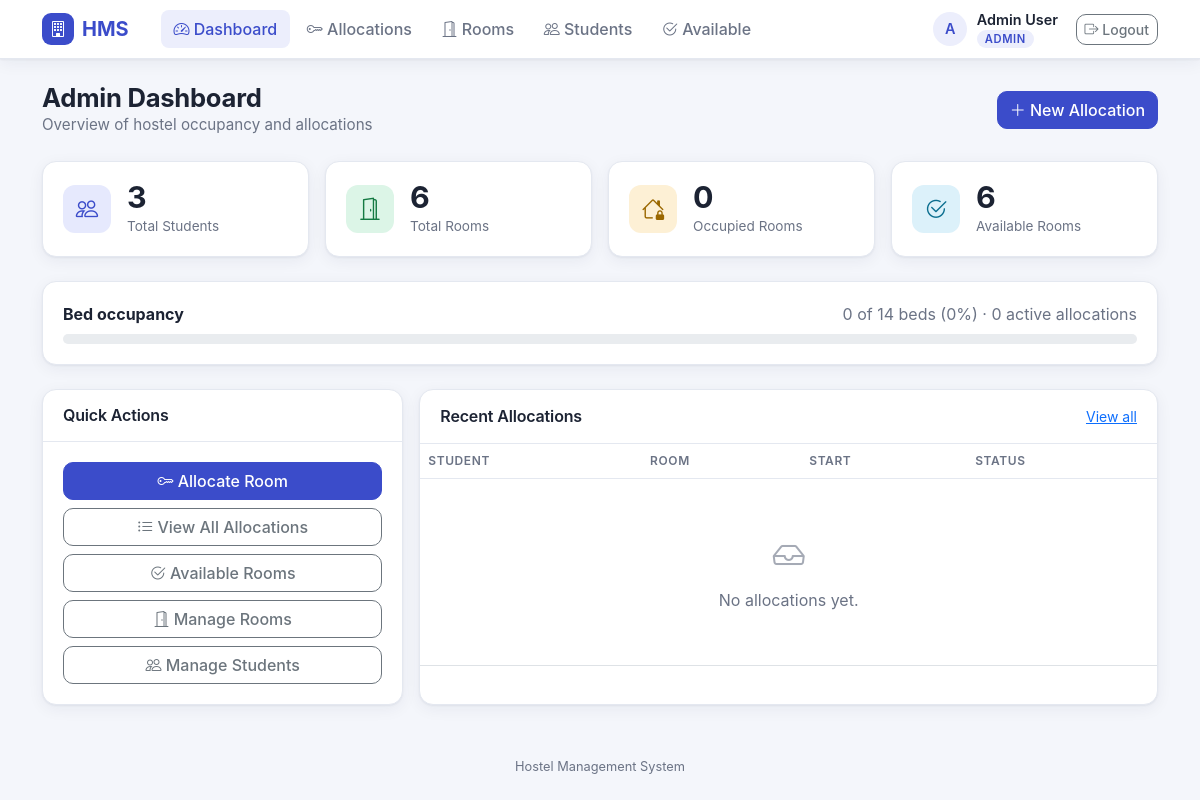
The page / (signed in) on the database its author committed.
### hms_app/models.py (models this page shows, shortened)
class User(db.Model):
    __tablename__ = 'users'
    user_id = db.Column(db.Integer, primary_key=True, autoincrement=True)
    name = db.Column(db.String(100), nullable=False)
    email = db.Column(db.String(120), unique=True, nullable=False)
    password_hash = db.Column(db.String(255), nullable=False)
    role = db.Column(db.String(20), nullable=False)  # 'admin', 'warden', 'student', 'accountant'
    created_at = db.Column(db.DateTime, default=datetime.utcnow)
    student_profile = db.relationship('Student', back_populates='user', uselist=False, cascade='all, delete-orphan')
    warden = db.relationship('Warden', backref='user', uselist=False, cascade='all, delete-orphan')
    admin = db.relationship('Admin', backref='user', uselist=False, cascade='all, delete-orphan')
    accountant = db.relationship('Accountant', backref='user', uselist=False, cascade='all, delete-orphan')
    def is_admin(self):
        return self.role == 'admin'

### hms_app/routes/main_routes.py (the view, shortened to what this page needs)
@main_bp.route('/')
@login_required
def dashboard():
    user = get_current_user()
    if not user:
        return redirect(url_for('auth.login'))
    if user.is_admin():
        stats = {
            'total_students': Student.query.count(),
            'total_rooms': Room.query.count(),
            'occupied_rooms': Room.query.filter(Room.occupied_beds > 0).count(),
            'available_rooms': Room.query.filter(Room.occupied_beds < Room.capacity, Room.status == 'available').count(),
            'active_allocations': RoomAllocation.query.filter_by(status='active').count(),
            'total_beds': db.session.query(db.func.coalesce(db.func.sum(Room.capacity), 0)).scalar(),
            'used_beds': db.session.query(db.func.coalesce(db.func.sum(Room.occupied_beds), 0)).scalar(),
        }
        recent = (RoomAllocation.query.order_by(RoomAllocation.allocation_id.desc()).limit(5).all())
        return render_template('dashboard_admin.html', stats=stats, recent=recent)
    elif user.is_warden():
        rooms = Room.query.join(HostelBlock).order_by(HostelBlock.name, Room.floor, Room.room_number).all()
        return render_template('dashboard_warden.html', rooms=rooms)
    elif user.is_accountant():
        return render_template('dashboard_accountant.html')
    flash('Your account role is not recognised.', 'error')
    return render_template('dashboard_message.html', user=user)

### hms_app/__init__.py (called while the page is built)
def create_app(config_class=Config):
    app = Flask(__name__,
                template_folder=os.path.join(os.path.dirname(__file__), 'templates'),
                static_folder=os.path.join(os.path.dirname(__file__), 'static'))
    app.config.from_object(config_class)
    db.init_app(app)
    csrf.init_app(app)
    from hms_app.routes.auth_routes import auth_bp
    from hms_app.routes.room_allocation_routes import room_alloc_bp
    from hms_app.routes.main_routes import main_bp
    app.register_blueprint(auth_bp)
    app.register_blueprint(room_alloc_bp)
    app.register_blueprint(main_bp)
    @app.context_processor
    def inject_user():
        return dict(current_user=get_current_user())
    with app.app_context():
        db.create_all()
        init_sample_data()
    return app

### hms_app/auth.py (called while the page is built)
def login_required(f):
    @wraps(f)
    def decorated_function(*args, **kwargs):
        if 'user_id' not in session:
            flash('Please log in to access this page.', 'error')
            return redirect(url_for('auth.login', next=request.full_path.rstrip('?')))
        return f(*args, **kwargs)
    return decorated_function

def get_current_user():
    if 'user_id' in session:
        return User.query.get(session['user_id'])
    return None

### hms_app/templates/dashboard_admin.html (shortened to what this page needs)
{% extends "base.html" %}
{% from "_macros.html" import stat, empty %}
{% block content %}
<div class="page-head">
    <div><h2>Admin Dashboard</h2><p class="sub">Overview of hostel occupancy and allocations</p></div>
    <a href="{{ url_for('room_allocation.create') }}" class="btn btn-primary"><i class="bi bi-plus-lg"></i> New Allocation</a>
</div>
<div class="row g-3 mb-4">
    <div class="col-6 col-lg-3">{{ stat('people', 'primary', stats.total_students, 'Total Students') }}</div>
    <div class="col-6 col-lg-3">{{ stat('door-open', 'success', stats.total_rooms, 'Total Rooms') }}</div>
    <div class="col-6 col-lg-3">{{ stat('house-lock', 'warning', stats.occupied_rooms, 'Occupied Rooms') }}</div>
    <div class="col-6 col-lg-3">{{ stat('check2-circle', 'info', stats.available_rooms, 'Available Rooms') }}</div>
</div>
{% set pct = (stats.used_beds / stats.total_beds * 100)|round|int if stats.total_beds else 0 %}
<div class="card mb-4"><div class="card-body">
    <div class="d-flex justify-content-between mb-2">
        <strong>Bed occupancy</strong>
        <span class="text-muted">{{ stats.used_beds }} of {{ stats.total_beds }} beds ({{ pct }}%) &middot; {{ stats.active_allocations }} active allocations</span>
    </div>
    <div class="progress" style="height:10px" role="progressbar" aria-label="Bed occupancy" aria-valuenow="{{ pct }}" aria-valuemin="0" aria-valuemax="100">
    </div>
</div></div>
<div class="row g-3">
    <div class="col-lg-4">
        <div class="card h-100">
            <div class="card-header"><h5>Quick Actions</h5></div>
            <div class="card-body">
                <div class="d-grid gap-2">
                    <a href="{{ url_for('room_allocation.create') }}" class="btn btn-primary"><i class="bi bi-key"></i> Allocate Room</a>
                    <a href="{{ url_for('room_allocation.index') }}" class="btn btn-outline-secondary"><i class="bi bi-list-ul"></i> View All Allocations</a>
                    <a href="{{ url_for('room_allocation.available_rooms') }}" class="btn btn-outline-secondary"><i class="bi bi-check2-circle"></i> Available Rooms</a>
                    <a href="{{ url_for('main.rooms_list') }}" class="btn btn-outline-secondary"><i class="bi bi-door-open"></i> Manage Rooms</a>
                    <a href="{{ url_for('main.students_list') }}" class="btn btn-outline-secondary"><i class="bi bi-people"></i> Manage Students</a>
                </div>
            </div>
        </div>
    </div>
    <div class="col-lg-8">
        <div class="card h-100">
            <div class="card-header d-flex justify-content-between align-items-center">
                <h5>Recent Allocations</h5>
                <a href="{{ url_for('room_allocation.index') }}" class="small">View all</a>
            </div>
            <div class="table-responsive">
                <table class="table table-hover">
                    <thead><tr><th>Student</th><th>Room</th><th>Start</th><th>Status</th></tr></thead>
                    <tbody>
                    {% for a in recent %}
                        <tr>
                            <td>{{ a.student.user.name }}</td>
                            <td>{{ a.room.block.name }} &middot; {{ a.room.room_number }}</td>
                            <td>{{ a.start_date }}</td>
                            <td><span class="badge bg-{{ 'success' if a.status == 'active' else 'secondary' }}">{{ a.status }}</span></td>
                        </tr>
                    {% else %}
                        <tr><td colspan="4">{{ empty('inbox', 'No allocations yet.') }}</td></tr>
                    {% endfor %}
                    </tbody>
                </table>
            </div>
        </div>
    </div>
</div>
{% endblock %}

### hms_app/templates/base.html (shortened to what this page needs)
<!DOCTYPE html>
<html lang="en">
<head>
    <link href="https://cdn.jsdelivr.net/npm/bootstrap@5.3.3/dist/css/bootstrap.min.css" rel="stylesheet">
    <link href="https://cdn.jsdelivr.net/npm/bootstrap-icons@1.11.3/font/bootstrap-icons.min.css" rel="stylesheet">
    <link href="{{ url_for('static', filename='css/hms.css') }}" rel="stylesheet">
</head>
<body>
    {% if current_user %}
    {% set ep = request.endpoint or '' %}
    <nav class="navbar navbar-expand-lg hms-nav">
        <div class="container">
            <a class="navbar-brand" href="{{ url_for('main.dashboard') }}">
                <span class="brand-mark"><i class="bi bi-building"></i></span> HMS
            </a>
            <div class="collapse navbar-collapse" id="mainNav">
                <ul class="navbar-nav me-auto ms-lg-3 gap-lg-1">
                    <li class="nav-item"><a class="nav-link {{ 'active' if ep == 'main.dashboard' }}" href="{{ url_for('main.dashboard') }}"><i class="bi bi-speedometer2"></i> Dashboard</a></li>
                    {% if current_user.role in ('admin', 'warden') %}
                    <li class="nav-item"><a class="nav-link {{ 'active' if ep.startswith('room_allocation.') and ep not in ('room_allocation.available_rooms', 'room_allocation.student_allocation') }}" href="{{ url_for('room_allocation.index') }}"><i class="bi bi-key"></i> Allocations</a></li>
                    <li class="nav-item"><a class="nav-link {{ 'active' if ep == 'main.rooms_list' }}" href="{{ url_for('main.rooms_list') }}"><i class="bi bi-door-open"></i> Rooms</a></li>
                    <li class="nav-item"><a class="nav-link {{ 'active' if ep == 'main.students_list' }}" href="{{ url_for('main.students_list') }}"><i class="bi bi-people"></i> Students</a></li>
                    {% endif %}
                    {% if current_user.role in ('admin', 'warden', 'student') %}
                    <li class="nav-item"><a class="nav-link {{ 'active' if ep == 'room_allocation.available_rooms' }}" href="{{ url_for('room_allocation.available_rooms') }}"><i class="bi bi-check2-circle"></i> Available</a></li>
                    {% endif %}
                </ul>
                <div class="user-chip">
                    <span class="avatar" aria-hidden="true">{{ current_user.name[:1]|upper }}</span>
                    <span class="d-flex flex-column lh-sm">
                        <span class="fw-semibold">{{ current_user.name }}</span>
                        <span><span class="role-pill">{{ current_user.role }}</span></span>
                    </span>
                    <a class="btn btn-outline-secondary btn-sm ms-2" href="{{ url_for('auth.logout') }}"><i class="bi bi-box-arrow-right"></i> Logout</a>
                </div>
            </div>
        </div>
    </nav>
    {% endif %}
    <main class="container py-4">
        {% block content %}{% endblock %}
    </main>
    <footer class="hms-foot">Hostel Management System</footer>
</body>
</html>

### hms_app/static/css/hms.css (style rules this page uses)
:root { --hms-bg:#f4f6fb; --hms-surface:#fff; --hms-ink:#1c2333; --hms-muted:#6b7385; --hms-line:#e4e8f0; --hms-brand:#3b4cca; --hms-brand-dark:#2a37a0; --hms-brand-soft:#eceefc; --hms-radius:14px; --hms-shadow:0 1px 2px rgba(20,28,60,.05),0 4px 16px rgba(20,28,60,.06); }
body { background:var(--hms-bg);color:var(--hms-ink);font-family:'Inter',system-ui,-apple-system,'Segoe UI',Roboto,sans-serif;min-height:100vh;display:flex;flex-direction:column }
main { flex:1 }
h1,h2,h3,h4,h5 { letter-spacing:-.01em }
.text-muted,.small-muted { color:var(--hms-muted)!important }
.hms-nav { background:var(--hms-surface);border-bottom:1px solid var(--hms-line);box-shadow:var(--hms-shadow) }
.hms-nav .navbar-brand { font-weight:700;color:var(--hms-brand);display:flex;align-items:center;gap:.5rem }
.hms-nav .brand-mark { width:32px;height:32px;border-radius:9px;background:var(--hms-brand);color:#fff;display:grid;place-items:center;font-size:1rem }
.hms-nav .nav-link { color:var(--hms-muted);font-weight:500;border-radius:8px;padding:.45rem .8rem!important }
.hms-nav .nav-link.active { color:var(--hms-brand);background:var(--hms-brand-soft) }
.user-chip { display:flex;align-items:center;gap:.6rem;font-size:.9rem }
.avatar { width:34px;height:34px;border-radius:50%;background:var(--hms-brand-soft);color:var(--hms-brand);display:grid;place-items:center;font-weight:600 }
.role-pill { font-size:.7rem;text-transform:uppercase;letter-spacing:.05em;background:var(--hms-brand-soft);color:var(--hms-brand);padding:.1rem .5rem;border-radius:99px;font-weight:600 }
.card { background:var(--hms-surface);border:1px solid var(--hms-line);border-radius:var(--hms-radius);box-shadow:var(--hms-shadow);color:var(--hms-ink) }
.card-header { background:transparent;border-bottom:1px solid var(--hms-line);padding:1rem 1.25rem }
.card-header h5 { margin:0;font-size:1rem;font-weight:600 }
.card-body { padding:1.25rem }
.page-head { display:flex;flex-wrap:wrap;gap:.75rem;justify-content:space-between;align-items:center;margin-bottom:1.5rem }
.page-head h2 { margin:0;font-size:1.6rem;font-weight:700 }
.page-head .sub { color:var(--hms-muted);font-size:.95rem;margin:0 }
.table { margin:0;vertical-align:middle }
.table thead th { font-size:.75rem;text-transform:uppercase;letter-spacing:.05em;color:var(--hms-muted);font-weight:600;border-bottom:1px solid var(--hms-line);white-space:nowrap }
.table td { padding:.8rem .75rem }
.btn { border-radius:10px;font-weight:500 }
.btn-primary { background:var(--hms-brand);border-color:var(--hms-brand) }
footer.hms-foot { color:var(--hms-muted);font-size:.8rem;text-align:center;padding:1.5rem 0 }

### rows shown on the page
User: name "A", name "Admin User", role "ADMIN"

### other values the page prints
{{ value }} "3 6 0 6"
{{ label }} "Total Students Total Rooms Occupied Rooms Available Rooms"
{{ stats.used_beds }} "0"
{{ stats.total_beds }} "14"
{{ pct }} "0"
{{ stats.active_allocations }} "0"
{{ text }} "No allocations yet."
